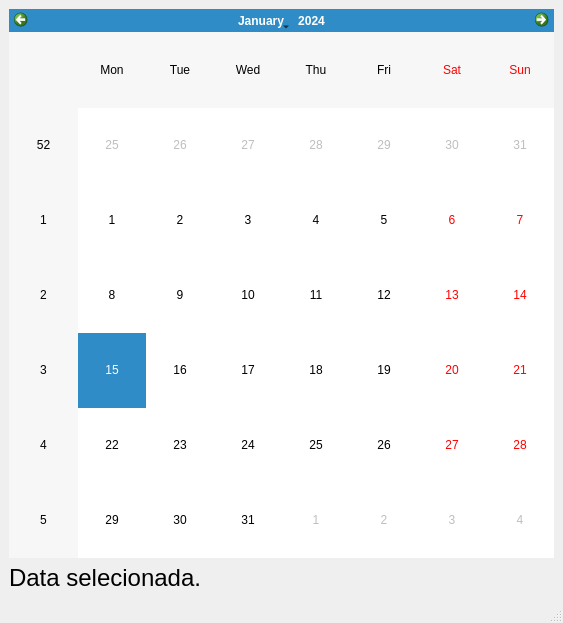
<?xml version="1.0" encoding="UTF-8"?>
<ui version="4.0">
 <class>MainWindow</class>
 <widget class="QMainWindow" name="MainWindow">
  <property name="geometry">
   <rect>
    <x>0</x>
    <y>0</y>
    <width>563</width>
    <height>623</height>
   </rect>
  </property>
  <property name="windowTitle">
   <string>MainWindow</string>
  </property>
  <widget class="QWidget" name="centralwidget">
   <layout class="QGridLayout" name="gridLayout">
    <item row="0" column="0">
     <layout class="QVBoxLayout" name="verticalLayout">
      <item>
       <widget class="QCalendarWidget" name="calendarWidget"/>
      </item>
     </layout>
    </item>
    <item row="1" column="0">
     <layout class="QVBoxLayout" name="verticalLayout_2">
      <item>
       <widget class="QLabel" name="label">
        <property name="font">
         <font>
          <pointsize>18</pointsize>
         </font>
        </property>
        <property name="text">
         <string>Data selecionada.</string>
        </property>
       </widget>
      </item>
     </layout>
    </item>
   </layout>
  </widget>
  <widget class="QMenuBar" name="menubar">
   <property name="geometry">
    <rect>
     <x>0</x>
     <y>0</y>
     <width>563</width>
     <height>22</height>
    </rect>
   </property>
  </widget>
  <widget class="QStatusBar" name="statusbar"/>
 </widget>
 <resources/>
 <connections/>
</ui>
